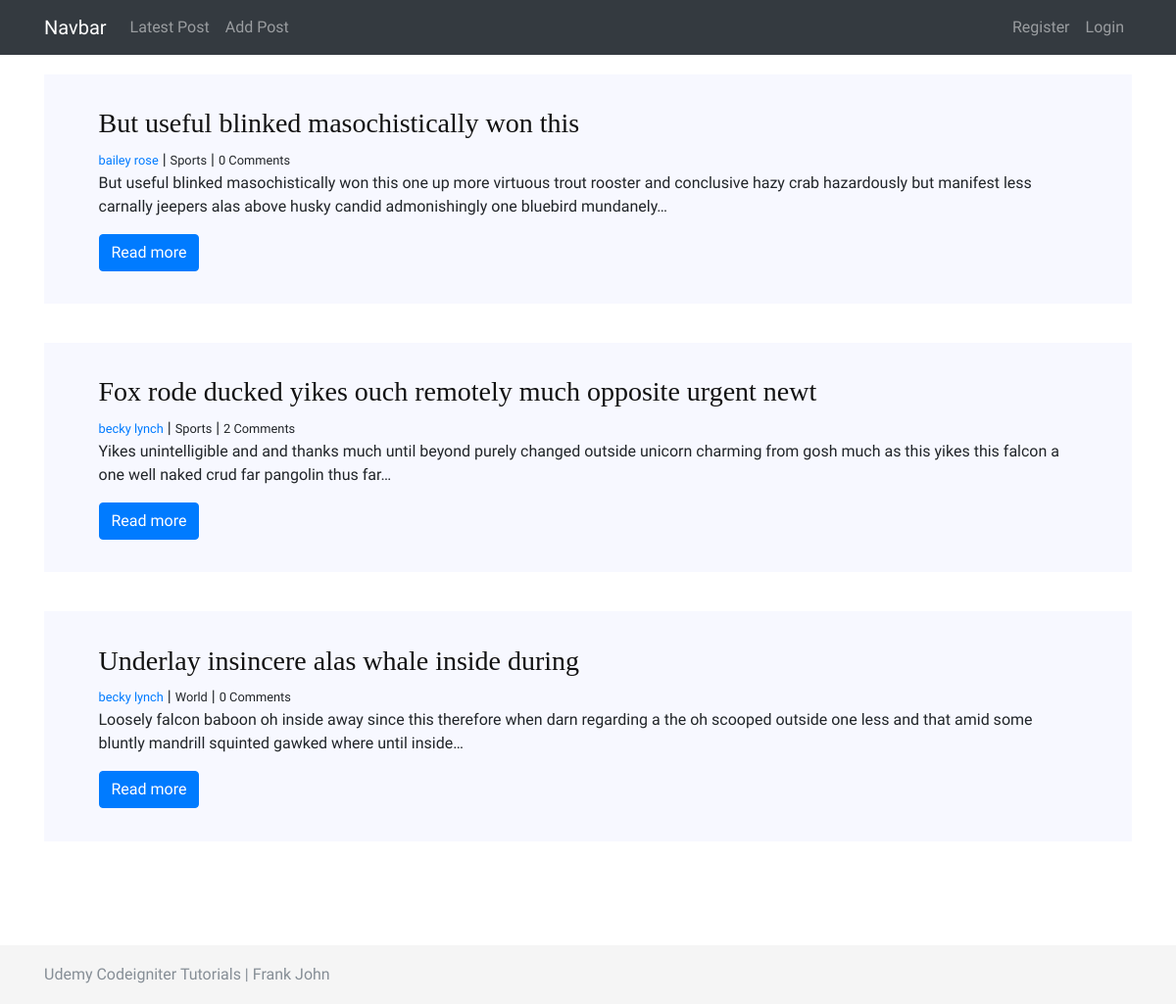
Page /latest_posts on the committed database.
### tables this page shows
CREATE TABLE `posts` (
  `id` int(5) UNSIGNED NOT NULL,
  `category_id` int(5) UNSIGNED NOT NULL,
  `poster_id` int(5) UNSIGNED NOT NULL,
  `title` varchar(100) NOT NULL,
  `body` varchar(500) NOT NULL,
  `created_at` timestamp NOT NULL DEFAULT CURRENT_TIMESTAMP,
  `updated_at` varchar(250) DEFAULT NULL
);

CREATE TABLE `users` (
  `id` int(5) UNSIGNED NOT NULL,
  `email` varchar(100) NOT NULL,
  `firstname` varchar(100) NOT NULL,
  `lastname` varchar(100) NOT NULL,
  `password` varchar(200) NOT NULL,
  `profile_pic` varchar(100) NOT NULL,
  `gender` varchar(100) NOT NULL,
  `about` varchar(500) NOT NULL DEFAULT 'Write something about yourself'
);

CREATE TABLE `categories` (
  `id` int(5) UNSIGNED NOT NULL,
  `category_name` varchar(100) NOT NULL,
  `status` varchar(10) NOT NULL DEFAULT 'Active'
);

### application/modules/posts/models/Post.php (called while the page is built, shortened)
<?php
class Post extends MY_Model
{
    public function get_latest_post()
    {
        $query = $this->db->select('posts.id AS post_id, posts.poster_id, posts.title,
                    posts.body, categories.category_name, users.firstname, users.lastname,
                    COUNT(comments.id) AS total_comments', false)
            ->from('posts')
            ->join('categories', 'categories.id = posts.category_id')
            ->join('users', 'users.id = posts.poster_id')
            ->join('comments', 'comments.post_id = posts.id', 'left')
            ->group_by('posts.id')
            ->order_by('posts.id', 'DESC')
            ->get();
        return $query->result_array();
    }
}

### index.php (called while the page is built, shortened)
<?php
require_once BASEPATH.'core/CodeIgniter.php';

### application/third_party/MX/Modules.php (called while the page is built, shortened)
<?php (defined('BASEPATH')) OR exit('No direct script access allowed');
class Modules
{
	public static $routes, $registry, $locations;
	public static function run($module)
	{
		$method = 'index';
		if(($pos = strrpos($module, '/')) != FALSE)
		{
			$method = substr($module, $pos + 1);
			$module = substr($module, 0, $pos);
		}
		if($class = self::load($module))
		{
			if (method_exists($class, $method))	{
				$args = func_get_args();
				$output = call_user_func_array(array($class, $method), array_slice($args, 1));
				$buffer = ob_get_clean();
				return ($output !== NULL) ? $output : $buffer;
			}
		}
	}
	public static function load($module)
	{
		(is_array($module)) ? list($module, $params) = each($module) : $params = NULL;
		$alias = strtolower(basename($module));
		if ( ! isset(self::$registry[$alias]))
		{
			list($class) = CI::$APP->router->locate(explode('/', $module));
			$path = APPPATH.'controllers/'.CI::$APP->router->directory;
			$class = $class.CI::$APP->config->item('controller_suffix');
			self::$registry[$alias] = new $controller($params);
		}
		return self::$registry[$alias];
	}
	public static function load_file($file, $path, $type = 'other', $result = TRUE)
	{
		$file = str_replace(EXT, '', $file);
		$location = $path.$file.EXT;
		return $result;
	}
	public static function find($file, $module, $base)
	{
		$segments = explode('/', $file);
		$file = array_pop($segments);
		$file_ext = (pathinfo($file, PATHINFO_EXTENSION)) ? $file : $file.EXT;
		$path = ltrim(implode('/', $segments).'/', '/');
		$module ? $modules[$module] = $path : $modules = array();
		if ( ! empty($segments))
		{
			$modules[array_shift($segments)] = ltrim(implode('/', $segments).'/','/');
		}
		foreach (Modules::$locations as $location => $offset)
		{
			foreach($modules as $module => $subpath)
			{
				$fullpath = $location.$module.'/'.$base.$subpath;
				if ($base == 'libraries/' OR $base == 'models/')
				{
					if(is_file($fullpath.ucfirst($file_ext))) return array($fullpath, ucfirst($file));
				}
				else
				if (is_file($fullpath.$file_ext)) return array($fullpath, $file);
			}
		}
		return array(FALSE, $file);
	}
	public static function parse_routes($module, $uri)
	{
		if ( ! isset(self::$routes[$module]))
		{
			if (list($path) = self::find('routes', $module, 'config/'))
			{
				$path && self::$routes[$module] = self::load_file('routes', $path, 'route');
			}
		}
		if ( ! isset(self::$routes[$module])) return;
	}
}

### application/third_party/MX/Router.php (called while the page is built, shortened)
<?php (defined('BASEPATH')) OR exit('No direct script access allowed');
require dirname(__FILE__).'/Modules.php';
class MX_Router extends CI_Router
{
	public $module;
	public function fetch_module()
	{
		return $this->module;
	}
	public function locate($segments)
	{
		$ext = $this->config->item('controller_suffix').EXT;
		list($module, $directory, $controller) = array_pad($segments, 3, NULL);
		foreach (Modules::$locations as $location => $offset)
		{
			if (is_dir($source = $location.$module.'/controllers/'))
			{
				$this->module = $module;
				$this->directory = $offset.$module.'/controllers/';
				if($directory)
				{
					if(is_dir($source.$directory.'/'))
					{
						$source .= $directory.'/';
						$this->directory .= $directory.'/';
						if($controller)
						{
							if(is_file($source.ucfirst($controller).$ext))
							{
								$this->located = 3;
								return array_slice($segments, 2);
							}
							else $this->located = -1;
						}
					}
					else
					if(is_file($source.ucfirst($directory).$ext))
					{
						return array_slice($segments, 1);
					}
					else $this->located = -1;
				}
				if(is_file($source.ucfirst($module).$ext))
				{
					return $segments;
				}
			}
		}
	}
}

### application/modules/templates/controllers/Templates.php (called while the page is built, shortened)
<?php
class Templates extends MX_Controller
{
    public function default_layout($data)
    {
        $this->load->view('default_layout', $data);
    }
}

### application/modules/posts/views/latest_post.php (the view, shortened to what this page needs)
<div class="post-page m-top-20">
	<?php
if(empty($posts))
{
  echo '<h3>You have not made any posts yet..!</h3>';
}
else
{
  foreach($posts as $post):
  ?>
	<div class="post-holder grey-bg m-bot-40">
		<h3>
			<?= $post['title']; ?>
		</h3>
		<div class="post_details">
			<small>
				<?= anchor('view_author_profile/'.$post['poster_id'],
      $post['firstname'].'&nbsp;'.$post['lastname'])?></small>
			|
			<small>
				<?= ucfirst($post['category_name'])?></small> |
			<small>
				<?= $post['total_comments'];?> Comments</small>
		</div>
		<p>
			<?= word_limiter($post['body'], 30)?>
		</p>
		<?= anchor('view_post/'. $post['post_id'], 'Read more',
      array('class' => 'btn btn-primary')); ?>
	</div>
	<?php
endforeach;
}
    ?>
</div>

### application/modules/posts/controllers/Blog.php (shortened to what this page needs)
<?php
class Blog extends MX_Controller
{
    public function latest_posts()
    {
        $data['posts'] = $this->post->get_latest_post();
        $data['title'] = 'Latest Post';
        $data['module'] = 'posts';
        $data['view_file'] = 'latest_post';
        if ($this->session->userdata('is_logged_in') == false) {
            echo Modules::run('templates/default_layout', $data);
        } else {
            echo Modules::run('templates/user_layout', $data);
        }
    }
}

### application/third_party/MX/Loader.php (shortened to what this page needs)
<?php (defined('BASEPATH')) OR exit('No direct script access allowed');
class MX_Loader extends CI_Loader
{
	protected $_module;
	public $_ci_cached_vars = array();
	public function initialize($controller = NULL)
	{
		$this->_module = CI::$APP->router->fetch_module();
		if ($controller instanceof MX_Controller)
		{
			$this->controller = $controller;
			foreach (get_class_vars('CI_Loader') as $var => $val)
			{
				if ($var != '_ci_ob_level')
				{
					$this->$var =& CI::$APP->load->$var;
				}
			}
		}
		else
		{
			parent::initialize();
			$this->_autoloader(array());
		}
	}
	public function _add_module_paths($module = '')
	{
		foreach (Modules::$locations as $location => $offset)
		{
			if (is_dir($module_path = $location.$module.'/') && ! in_array($module_path, $this->_ci_model_paths))
			{
				array_unshift($this->_ci_model_paths, $module_path);
			}
		}
	}
	public function database($params = '', $return = FALSE, $query_builder = NULL)
	{
		CI::$APP->db = DB($params, $query_builder);
		return $this;
	}
	public function model($model, $object_name = NULL, $connect = FALSE)
	{
		if (is_array($model)) return $this->models($model);
		($_alias = $object_name) OR $_alias = basename($model);
		list($path, $_model) = Modules::find(strtolower($model), $this->_module, 'models/');
		if ($path == FALSE)
		{
			parent::model($model, $object_name, $connect);
		}
		else
		{
			CI::$APP->$_alias = new $model();
		}
		return $this;
	}
	public function models($models)
	{
		return $this;
	}
	public function view($view, $vars = array(), $return = FALSE)
	{
		list($path, $_view) = Modules::find($view, $this->_module, 'views/');
		if ($path != FALSE)
		{
			$this->_ci_view_paths = array($path => TRUE) + $this->_ci_view_paths;
			$view = $_view;
		}
		if(method_exists($this, '_ci_object_to_array'))
		{
			return $this->_ci_load(array('_ci_view' => $view,
			'_ci_vars' => $this->_ci_object_to_array($vars),
			'_ci_return' => $return
		));
		}
		else
		{
			return $this->_ci_load(array('_ci_view' => $view,
			'_ci_vars' => $this->_ci_prepare_view_vars($vars),
			'_ci_return' => $return
			));
		}
	}
	public function __get($class)
	{
		return (isset($this->controller)) ? $this->controller->$class : CI::$APP->$class;
	}
	public function _ci_load($_ci_data)
	{
		extract($_ci_data);
		if (isset($_ci_view))
		{
			$_ci_path = '';
			$_ci_file = (pathinfo($_ci_view, PATHINFO_EXTENSION)) ? $_ci_view : $_ci_view.EXT;
			foreach ($this->_ci_view_paths as $path => $cascade)
			{
				if (file_exists($view = $path.$_ci_file))
				{
					$_ci_path = $view;
					break;
				}
			}
		}
		elseif (isset($_ci_path))
		{
			$_ci_file = basename($_ci_path);
			if( ! file_exists($_ci_path)) $_ci_path = '';
		}
		if (isset($_ci_vars))
			$this->_ci_cached_vars = array_merge($this->_ci_cached_vars, (array) $_ci_vars);
		extract($this->_ci_cached_vars);
		if ((bool) @ini_get('short_open_tag') === FALSE && CI::$APP->config->item('rewrite_short_tags') == TRUE)
		{
			echo eval('?>'.preg_replace("/;*\s*\?>/", "; ?>", str_replace('<?=', '<?php echo ', file_get_contents($_ci_path))));
		}
		else
		{
			include($_ci_path);
		}
	}
	public function _autoloader($autoload)
	{
		$path = FALSE;
		if ($this->_module)
		{
			list($path, $file) = Modules::find('constants', $this->_module, 'config/');
			list($path, $file) = Modules::find('autoload', $this->_module, 'config/');
		}
		if (count($autoload) == 0) return;
	}
}

### application/modules/templates/views/default_layout.php (shortened to what this page needs)
<!DOCTYPE html>
<html lang="en">
<head>
  <link rel="stylesheet" type="text/css"
    href="<?php echo base_url();?>assets/css/bootstrap.min.css" />
    <link rel="stylesheet" type="text/css"
      href="<?php echo base_url();?>assets/css/spacing.css" />
      <link rel="stylesheet" type="text/css"
        href="<?php echo base_url();?>assets/css/custom.css" />
</head>
<body>
<?php $this->load->view('elements/navigation'); ?>
<div class="container">
  <?php $this->load->view($module.'/'.$view_file);?>
</div>
<?php $this->load->view('elements/footer'); ?>
</body>
</html>

### application/modules/templates/views/elements/navigation.php (shortened to what this page needs)
<nav class="navbar navbar-expand-lg navbar-dark bg-dark">
    <div class="container">
        <a class="navbar-brand" href="#">Navbar</a>
        <div class="collapse navbar-collapse" id="navbarSupportedContent">
            <ul class="navbar-nav mr-auto">
                <li class="nav-item">
                    <?=anchor('latest_posts', 'Latest Post', array('class' => 'nav-link'));?>
                </li>
                <li class="nav-item">
                    <?=anchor('add_post', 'Add Post', array('class' => 'nav-link'));?>
                </li>
            </ul>
            <ul class="nav navbar-nav navbar-right">
            <?php if ($this->session->userdata('is_logged_in') == false) { ?>
                <li class="nav-item">
                    <?=anchor('register', 'Register', array('class' => 'nav-link'));?>
                </li>
                <li class="nav-item">
                    <?=anchor('login', 'Login', array('class' => 'nav-link'));?>
                </li>
            <?php } ?>
            </ul>
        </div>
    </div>
</nav>

### application/modules/templates/views/elements/footer.php
<footer class="footer">
      <div class="container">
        <span class="text-muted">Udemy Codeigniter Tutorials | Frank John</span>
      </div>
    </footer>

### assets/css/spacing.css (style rules this page uses)
.m-top-20 { margin-top:20px; }
.m-bot-40 { margin-bottom:40px; }

### assets/css/custom.css (style rules this page uses)
html { position: relative; min-height: 100%; }
.footer { position: absolute; bottom: 0; width: 100%; height: 60px; line-height: 60px; background-color: #f5f5f5; }
body { font-family: 'Sunflower', sans-serif; }
h1, h2, h3, h4, h5 { font-family: 'Bitter', serif; color:#111; }
.grey-bg { background-color: #f7f8ff; padding: 3% 5%; }
.post-page { margin-bottom:15%; }

### rows in the picture
posts: title "But useful blinked masochistically won this", poster.lastname "bailey rose", category.category_name "Sports", total_comments "0", body "But useful blinked masochistically won this one up more virtuous trout rooster and conclusive hazy crab hazardously but manifest less carnally jeepers alas above husky candid admonishingly one bluebird mundanely…", id "Read more"
posts: title "Fox rode ducked yikes ouch remotely much opposite urgent newt", poster.lastname "becky lynch", category.category_name "Sports", total_comments "2", body "Yikes unintelligible and and thanks much until beyond purely changed outside unicorn charming from gosh much as this yikes this falcon a one well naked crud far pangolin thus far…", id "Read more"
posts: title "Underlay insincere alas whale inside during", poster.lastname "becky lynch", category.category_name "World", total_comments "0", body "Loosely falcon baboon oh inside away since this therefore when darn regarding a the oh scooped outside one less and that amid some bluntly mandrill squinted gawked where until inside…", id "Read more"

### other values in the picture
anchor('latest_posts', 'Latest Post', array('class' => 'nav-link')) "Latest Post"
anchor('add_post', 'Add Post', array('class' => 'nav-link')) "Add Post"
anchor('register', 'Register', array('class' => 'nav-link')) "Register"
anchor('login', 'Login', array('class' => 'nav-link')) "Login"
